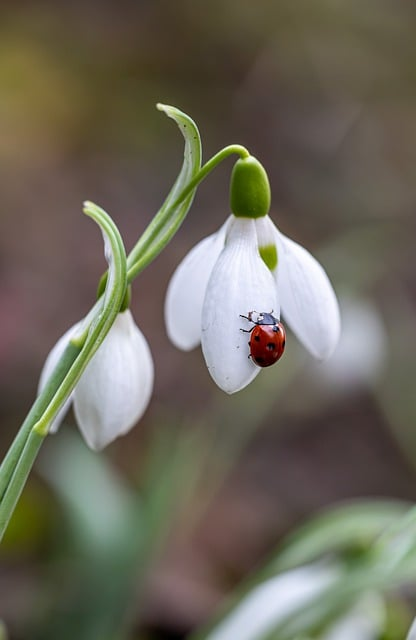
#> input picture INTERNSHIP/images/ladybug.jpg, 416 x 640 px, found by its file name
$ python filter.py
#> lines starting #> are read from the running program, lines starting #| are printed output that depends on the picture
from PIL import Image,ImageFilter
img=Image.open('images\ladybug.jpg')
#> img is the input picture: PIL image 416x640 RGB; mean R, G, B 108.9, 105.2, 91.4
img.show()
edges_image = img.filter(ImageFilter.FIND_EDGES)
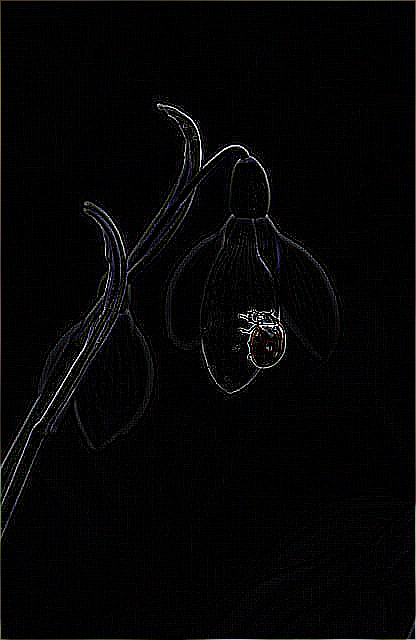
#> edges_image: PIL image 416x640 RGB; mean R, G, B 5.3, 5.1, 5.6
edges_image.save('images\ladybug_edges.jpg')
edges_image.show()


blur_image = img.filter(ImageFilter.BLUR)
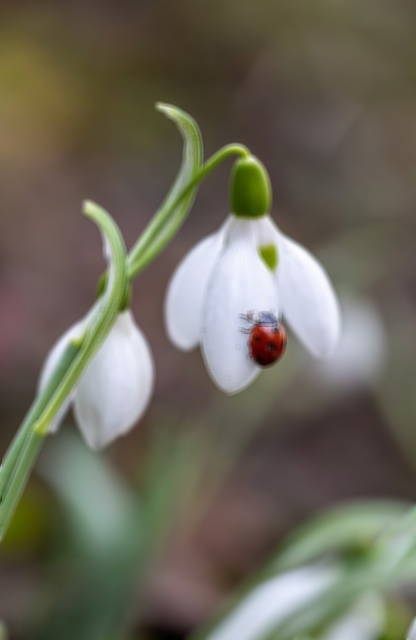
#> blur_image: PIL image 416x640 RGB; mean R, G, B 108.9, 105.2, 91.4
blur_image.save('images\ladybug_blur.jpg')
blur_image.show()

sharpend_image = img.filter(ImageFilter.SHARPEN)
sharpend_image.save('images\ladybug_sharpend.jpg')
sharpend_image.show()

$ run again, with INTERNSHIP/images/countryside.jpg copied over INTERNSHIP/images/ladybug.jpg
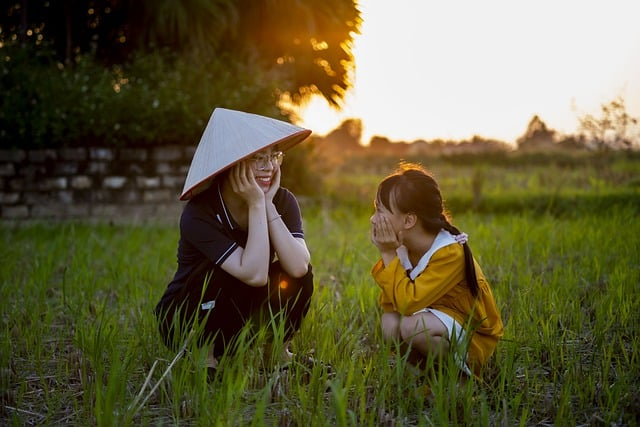
#> input picture INTERNSHIP/images/countryside.jpg, 640 x 427 px, found by its file name
#> img is the input picture: PIL image 640x427 RGB; mean R, G, B 98.1, 92.1, 58.9
#> `edges_image = img.filter(ImageFilter.FIND_EDGES)`:
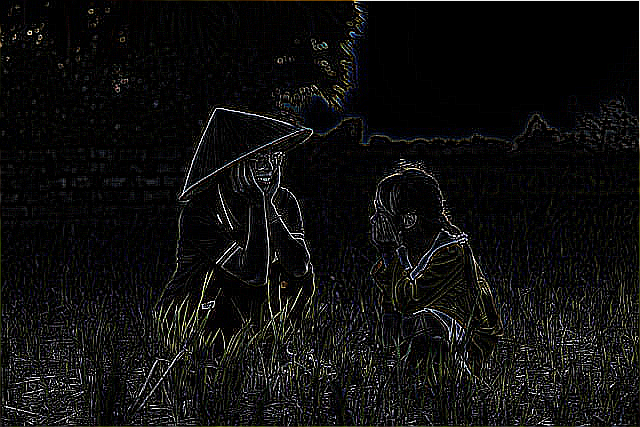
#> edges_image: PIL image 640x427 RGB; mean R, G, B 14.8, 14.8, 14.2
#> `blur_image = img.filter(ImageFilter.BLUR)`:
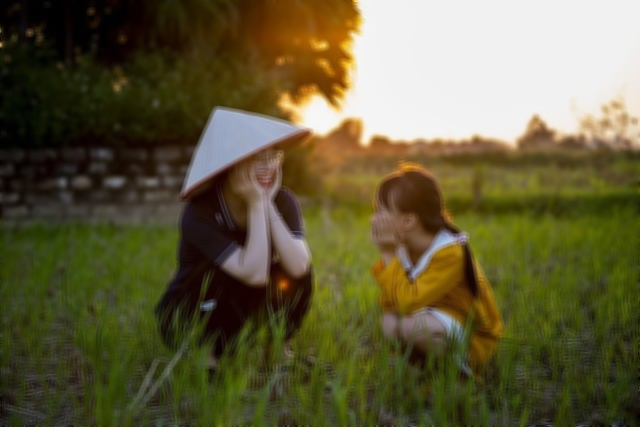
#> blur_image: PIL image 640x427 RGB; mean R, G, B 98.2, 92.2, 58.9
